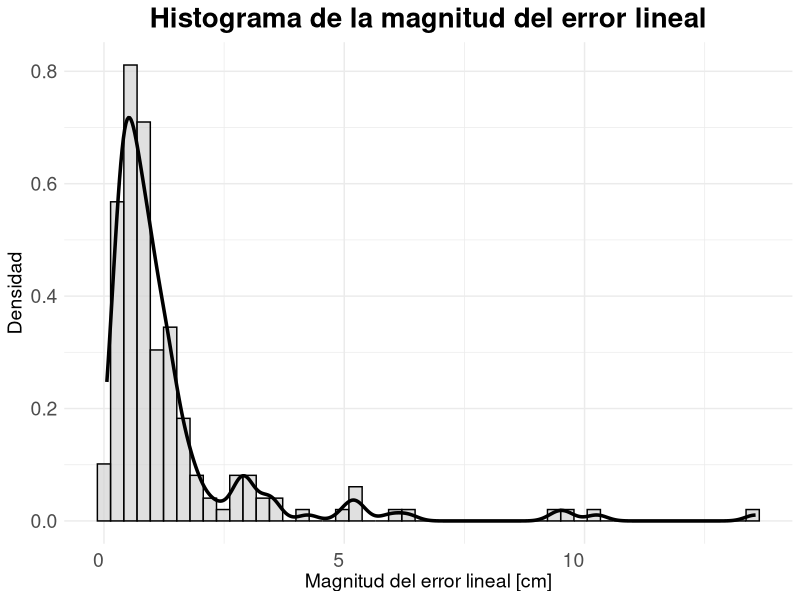
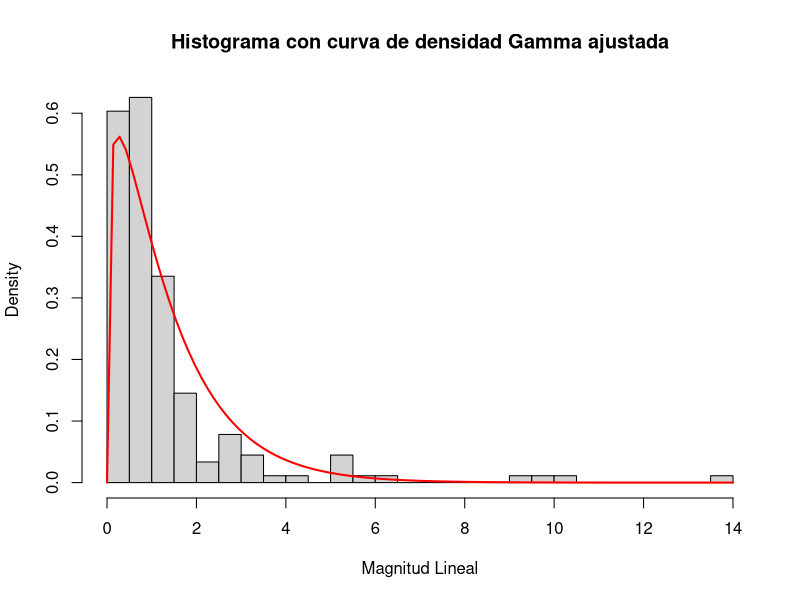
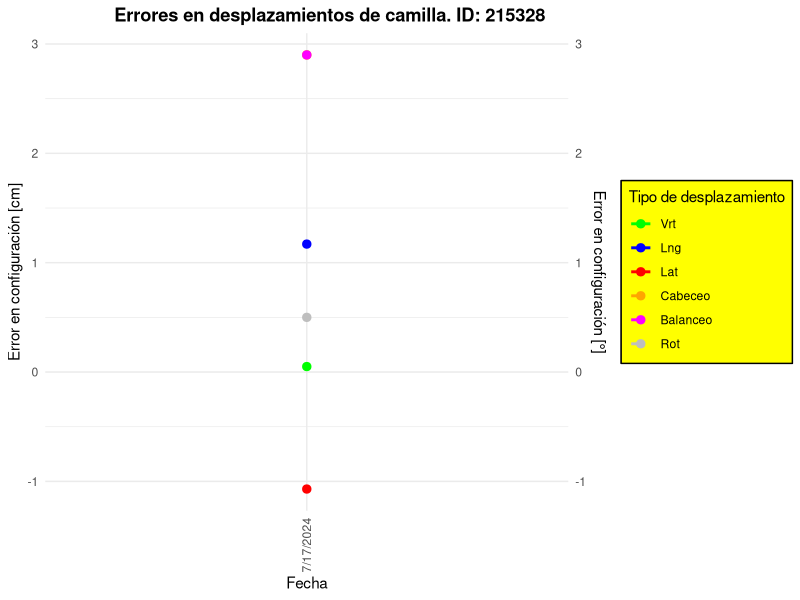
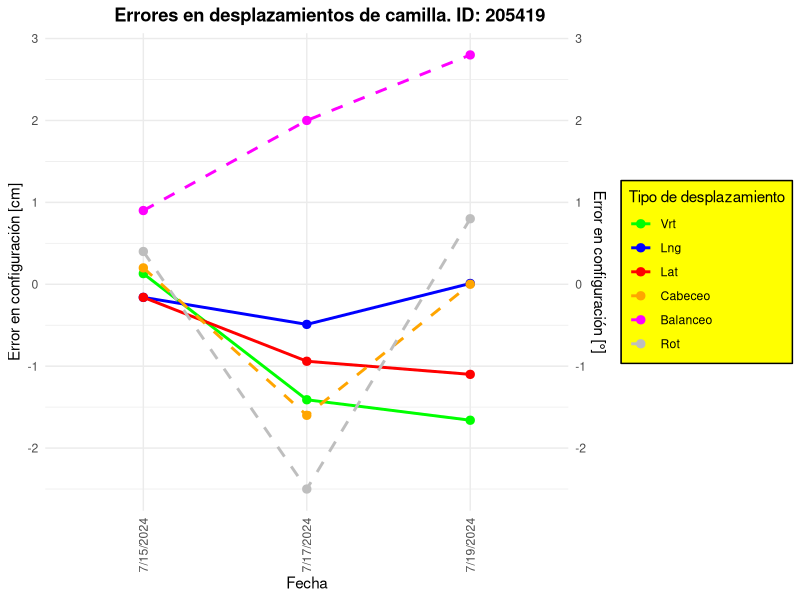
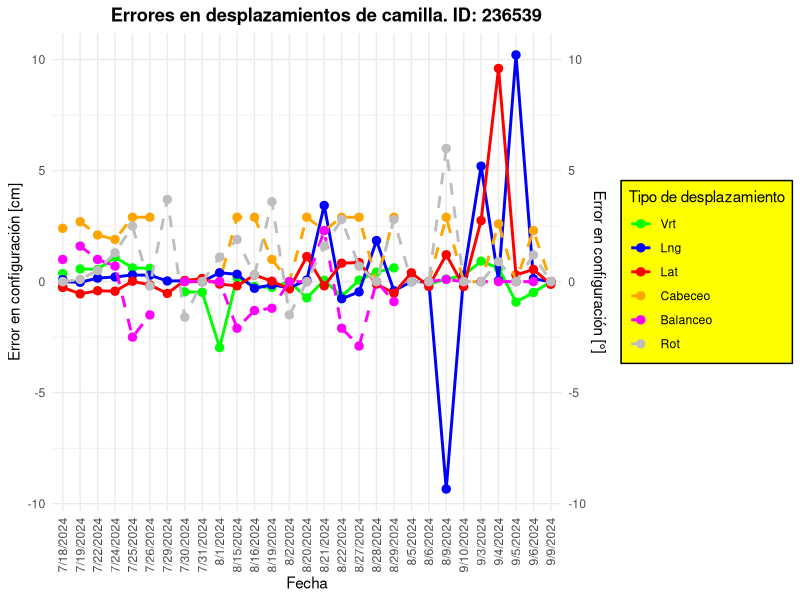
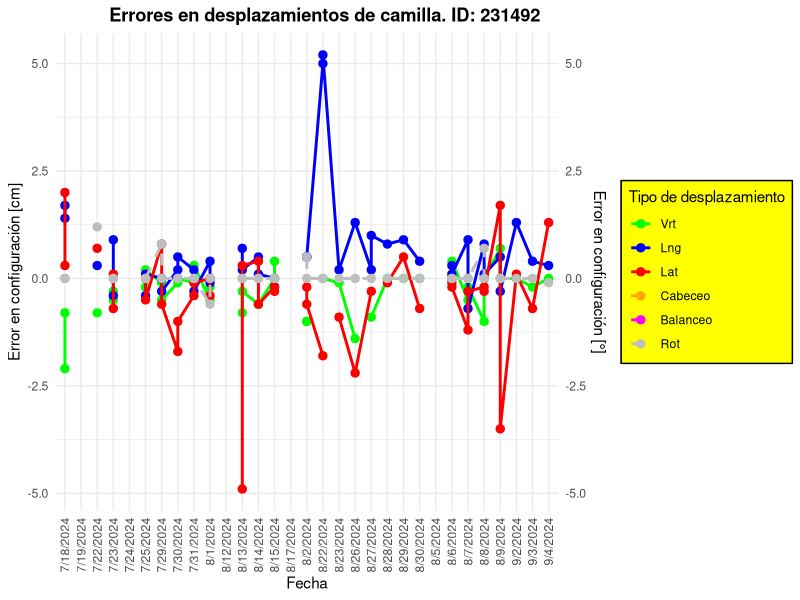
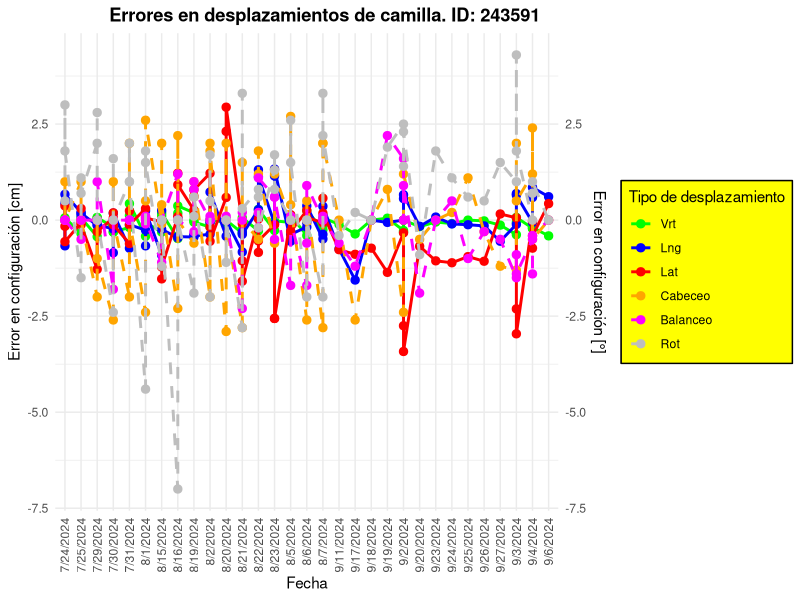
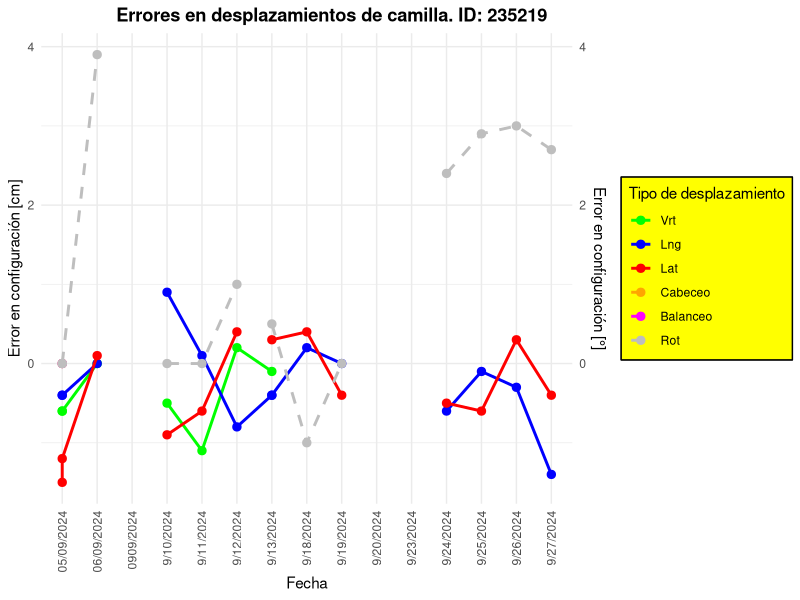

Here is the R script that generated these plots, in order: (Note: this script raises an error after producing the figures.)
####Paquetes####

library(ggplot2)
library(tidyr)
library(dplyr)
library(ggthemes)

####Datos####

setwd("C:\\Users\\c-lop\\Documents\\GitHub\\Radioterapia_SS\\Desplazamiento_camilla")

datos<-read.csv("colchones.csv",header=TRUE)

str(datos)

errores_col <- c("vrt", "lng", "lat", "cabeceo", "balanceo", "rot")

errores_col_num <- c("vrt_num", "lng_num", "lat_num", "cabeceo_num", "balanceo_num", "rot_num")

for (col in errores_col) {
  datos[[paste0(col, "_num")]] <- as.numeric(na_if(datos[[col]], "n.d."))
  datos[[paste0(col, "_num")]] <- as.numeric(na_if(datos[[col]], "n.i."))
}

####Gráficas errores####

ids_pacientes <- unique(datos$id)

# Filtrar datos para un paciente específico y graficar errores

for (id_f in ids_pacientes) {
  datos_paciente <- datos %>% filter(id == id_f)
  
  p_general_paciente <- ggplot(datos_paciente, aes(x = fecha)) +
    
    geom_line(aes(y = vrt_num, color = "Vrt", group = id_f), size = 1, na.rm = TRUE) +
    geom_point(aes(y = vrt_num, color = "Vrt", group = id_f), size = 2.5, na.rm = TRUE) +
    
    geom_line(aes(y = lng_num, color = "Lng", group = id_f), size = 1, na.rm = TRUE) +
    geom_point(aes(y = lng_num, color = "Lng", group = id_f), size = 2.5, na.rm = TRUE) +
    
    geom_line(aes(y = lat_num, color = "Lat", group = id_f), size = 1, na.rm = TRUE) +
    geom_point(aes(y = lat_num, color = "Lat", group = id_f), size = 2.5, na.rm = TRUE) +
    
    geom_line(aes(y = cabeceo_num, color = "Cabeceo", group = id_f), size = 1, linetype = "dashed", na.rm = TRUE) +
    geom_point(aes(y = cabeceo_num, color = "Cabeceo", group = id_f), size = 2.5, na.rm = TRUE) +
    
    geom_line(aes(y = balanceo_num, color = "Balanceo", group = id_f), size = 1, linetype = "dashed", na.rm = TRUE) +
    geom_point(aes(y = balanceo_num, color = "Balanceo", group = id_f), size = 2.5, na.rm = TRUE) +
    
    geom_line(aes(y = rot_num, color = "Rot", group = id_f), size = 1, linetype = "dashed", na.rm = TRUE) +
    geom_point(aes(y = rot_num, color = "Rot", group = id_f), size = 2.5, na.rm = TRUE) +
    
    scale_y_continuous(
      name = "Error en configuración [cm]",
      sec.axis = sec_axis(~., name = "Error en configuración [°]")
    ) +
    
    # Especificar los colores para cada línea
    scale_color_manual(
      values = c("Vrt" = "green", "Lng" = "blue", "Lat" = "red",
                 "Cabeceo" = "orange", "Balanceo" = "magenta", "Rot" = "gray"),
      breaks = c("Vrt", "Lng", "Lat", "Cabeceo", "Balanceo", "Rot")
    ) +
    
    labs(
      title = paste0("Errores en desplazamientos de camilla. ID: ", id_f),
      x = "Fecha",
      color = "Tipo de desplazamiento"
    ) +
    
    # Personalizar el tema
    theme_minimal() +
    theme(
      plot.title = element_text(face = "bold", hjust = 0.75),
      axis.title.y.left = element_text(color = "black"),
      axis.title.y.right = element_text(color = "black"),
      axis.text.x = element_text(angle = 90, vjust = 0.5, hjust = 1), 
      legend.background = element_rect(fill = "yellow", color = "black", size = 0.5), 
      legend.box.background = element_rect(color = "black") 
    )
  
  # Guardar el gráfico en un archivo
  ggsave(filename = paste0("grafico_errores_", id_f, ".svg"), plot = p_general_paciente, width = 10, height = 8)
}

####Boxplot general por desplazamiento####

colores <- c("Vrt" = "green", 
             "Lng" = "blue", 
             "Lat" = "red", 
             "Cabeceo" = "orange", 
             "Balanceo" = "magenta", 
             "Rot" = "gray")

# Cambia el stack para usar factor y establecer los nombres adecuados

datos_long <- stack(datos[, errores_col_num])
datos_long$ind <- factor(datos_long$ind, 
                         levels = c("rot_num", "balanceo_num", "cabeceo_num", "lat_num", "lng_num", "vrt_num"),
                         labels = c("Rot", "Balanceo", "Cabeceo", "Lat", "Lng", "Vrt"))

p_box_tipo_des <- ggplot(datos_long, aes(x = ind, y = values, fill = ind)) +
  geom_boxplot(width = 0.8, outlier.size = 3) +
  scale_fill_manual(values = colores) +
  labs(
    #title = "Errores por tipo de desplazamiento",
       x = "Desplazamientos",
       y = "Errores [cm/°]") +
  guides(fill = "none") +
  theme_minimal() +
  theme(
    #plot.title = element_text(face = "bold", hjust = 0.5, size = 14),
    axis.title = element_text(size = 18),
    axis.text = element_text(size = 16) 
  ) +
  coord_flip()

# Guardar el gráfico en un archivo
ggsave(filename = paste0("boxplot_general.svg"), plot = p_box_tipo_des, width = 12, height = 10)


####Gráficas de pasteles por tipo de dato####

# Inicializar un data frame vacío para almacenar los resultados
conteo_totales <- data.frame()

# Recuento de valores por cada desplazamiento
for (col in errores_col) {
  conteo <- datos %>%
    summarise(
      tipo = col,
      error = sum(!is.na(as.numeric(na_if(datos[[col]], "n.d."))) & !is.na(as.numeric(na_if(datos[[col]], "n.i."))), na.rm = TRUE),
      n.d. = sum(datos[[col]] == "n.d.", na.rm = TRUE),
      n.i. = sum(datos[[col]] == "n.i.", na.rm = TRUE)
    )
  
  # Agregar conteo al data frame total
  conteo_totales <- rbind(conteo_totales, conteo)
}

# Ordenar y renombrar los tipos de desplazamiento
conteo_totales$tipo <- factor(conteo_totales$tipo, 
                              levels = errores_col,  # Asegura el orden
                              labels = c("Vrt", "Lng", "Lat", "Cabeceo", "Balanceo", "Rot"))  # Renombra

# Convertir el data frame en formato largo para graficar
conteo_largo <- conteo_totales %>%
  pivot_longer(cols = c(error, n.d., n.i.), names_to = "tipo_valor", values_to = "conteo")

# Calcular los porcentajes para cada tipo
conteo_largo <- conteo_largo %>%
  group_by(tipo) %>%
  mutate(percentage = conteo / sum(conteo) * 100)

# Gráfico de pastel por cada tipo de desplazamiento con porcentaje y conteo
p_pasteles_valor_tipo <- ggplot(conteo_largo, aes(x = "", y = conteo, fill = tipo_valor)) +
  geom_bar(stat = "identity", width = 1) +
  facet_wrap(~ tipo) +  # Un pastel por cada desplazamiento
  coord_polar(theta = "y") +
  scale_fill_manual(values = c("error" = "green", "n.d." = "yellow", "n.i." = "red")) +
  labs(
    #title = "Distribución de datos por tipo de desplazamiento",
    fill = "Tipo de valor"
  ) +
  geom_text(aes(label = paste0(round(percentage, 1), "%\n", conteo)), 
            position = position_stack(vjust = 0.5), size = 4) +  # Mostrar porcentaje y conteo
  theme_void() +  # Elimina los ejes para el gráfico de pastel
  theme(
    #plot.title = element_text(hjust = 0.75, size = 16, face = "bold"),
    strip.text = element_text(face = "bold", size = 12),
    legend.text = element_text(size = 12)
  )

# Guardar el gráfico en un archivo
ggsave(filename = paste0("pasteles_tipo_general.svg"), plot = p_pasteles_valor_tipo, width = 10, height = 8)

####Gráfico pasteles general tipo de valor####

# Calcular los totales generales de error, n.d. y n.i.
conteo_general <- conteo_largo %>%
  group_by(tipo_valor) %>%
  summarise(conteo_total = sum(conteo))

# Calcular el porcentaje total para cada valor
conteo_general <- conteo_general %>%
  mutate(percentage = conteo_total / sum(conteo_total) * 100)

p_pastel_tipo_valor_general <- ggplot(conteo_general, aes(x = "", y = conteo_total, fill = tipo_valor)) +
  geom_bar(stat = "identity", width = 1) +
  coord_polar(theta = "y") +
  scale_fill_manual(values = c("error" = "green", "n.d." = "yellow", "n.i." = "red")) +
  labs(
    title = "Distribución general de datos",
    fill = "Tipo de valor"
  ) +
  geom_text(aes(label = paste0(round(percentage, 1), "%\n", conteo_total)), 
            position = position_stack(vjust = 0.5), size = 8) +
  theme_void() +
  theme(
    plot.title = element_text(hjust = 0.5, size = 16, face = "bold"),
    legend.text = element_text(size = 14),
    legend.title = element_text(size = 16)
  )

# Guardar el gráfico en un archivo
ggsave(filename = paste0("pastel_general.svg"), plot = p_pastel_tipo_valor_general, width = 10, height = 8)

####Gráfico pasteles general tipo de imagen####

# Agrupar los objetos "MV_nolig", "MV_nolig_AP" y "MV_nolig_LAT" en una nueva categoría "MV_nolig_grupo"
datos$tipo_objeto <- ifelse(datos$tipo_objeto %in% c("MV_nolig", "MV_nolig_AP", "MV_nolig_LAT"), 
                            "MV_nolig_grupo", datos$tipo_objeto)

# Contar las frecuencias de cada tipo de objeto
df_conteo_objeto <- as.data.frame(table(datos$tipo_objeto))

# Calcular el porcentaje
df_conteo_objeto$porcentaje <- round(df_conteo_objeto$Freq / sum(df_conteo_objeto$Freq) * 100, 1)

# Crear las etiquetas con cantidad y porcentaje
df_conteo_objeto$etiqueta <- paste0(df_conteo_objeto$Var1, "\n", df_conteo_objeto$Freq, " (", df_conteo_objeto$porcentaje, "%)")

# Crear el gráfico de pastel con las etiquetas fuera del gráfico
p_pasteles_objeto <- ggplot(df_conteo_objeto, aes(x = "", y = Freq, fill = Var1)) +
  geom_bar(width = 1, stat = "identity") +
  coord_polar("y", start = 0) +
  geom_text(aes(label = etiqueta), position = position_stack(vjust = 0.5), size = 6) +  # Ajusta vjust para que las etiquetas estén fuera
  labs(#title = "Distribución general de tipo de objeto", 
       fill = "Tipo de objeto") +
  theme_void() +
  theme(
    #plot.title = element_text(hjust = 0.5, size = 16, face = "bold"),
    legend.text = element_text(size = 14),
    #legend.title = element_text(size = 16)
  )

# Guardar el gráfico en un archivo
ggsave(filename = paste0("pastel_objeto.svg"), plot = p_pasteles_objeto, width = 10, height = 8)

####Magnitud lineal####

datos_filtrados <- datos %>%
  filter(!(is.na(vrt_num) & is.na(lng_num) & is.na(lat_num))) %>%
  mutate(magnitud_lineal = sqrt(ifelse(is.na(vrt_num), 0, vrt_num^2) +
                                  ifelse(is.na(lng_num), 0, lng_num^2) +
                                  ifelse(is.na(lat_num), 0, lat_num^2)))

for (id_f in ids_pacientes) {
  datos_paciente <- datos_filtrados %>% filter(id == id_f)
  
    p_magnitud_l <- ggplot(datos_paciente, aes(x = fecha)) +
      
      geom_line(aes(y = magnitud_lineal, color = "ml", group = id_f), size = 2, na.rm = TRUE) +
      geom_point(aes(y = magnitud_lineal, color = "ml", group = id_f), size = 4, na.rm = TRUE) +
      
      scale_y_continuous(
        name = "Magnitud del error lineal [cm]",
      ) +
      
      # Especificar los colores para cada línea
      scale_color_manual(
        values = c("ml" = "black")
      ) +
      
      labs(
        title = paste0("Magnitud del error lineal. ID: ", id_f),
        x = "Fecha"
      ) +
      
      # Personalizar el tema
      theme_minimal() +
      theme(
        plot.title = element_text(face = "bold", hjust = 0.5),
        axis.title.x = element_text(size = 14), # Tamaño del título del eje X
        axis.title.y = element_text(size = 14, color = "black"), # Tamaño del título del eje Y
        axis.text.x = element_text(angle = 90, vjust = 0.5, hjust = 1, size = 12), # Tamaño de texto en eje X
        axis.text.y = element_text(size = 12), # Tamaño de texto en eje Y
        legend.position = "none",
        legend.text = element_text(size = 16),
        legend.title = element_text(size = 18)
      )
    
    # Guardar el gráfico en un archivo
    ggsave(filename = paste0("grafico_magnitud_lineal_", id_f, ".svg"), plot = p_magnitud_l, width = 10, height = 8)
}

# Histograma para la magnitud lineal con curva de normalidad
p_hist_lineal <- ggplot(datos_filtrados, aes(x = magnitud_lineal)) +
  geom_histogram(aes(y = ..density..), bins = 50, fill = "lightgray", color = "black", alpha = 0.7) +
  geom_density(lwd = 1.2) +
  labs(title = "Histograma de la magnitud del error lineal",
       x = "Magnitud del error lineal [cm]",
       y = "Densidad") +
  theme_minimal() +
  theme(
    plot.title = element_text(face = "bold", hjust = 0.5,size = 20),
    axis.title.x = element_text(size = 14), # Tamaño del título del eje X
    axis.title.y = element_text(size = 14, color = "black"), # Tamaño del título del eje Y
    axis.text.x = element_text(vjust = 0.5, hjust = 1, size = 14), # Tamaño de texto en eje X
    axis.text.y = element_text(size = 14), # Tamaño de texto en eje Y
    legend.position = "none",
    legend.text = element_text(size = 16),
    legend.title = element_text(size = 18)
  )

mean(datos_filtrados$magnitud_lineal)
sd(datos_filtrados$magnitud_lineal)

# Guardar
print(p_hist_lineal)
ggsave(filename = paste0("histo_magnitud_lineal.svg"), plot = p_hist_lineal, width = 10, height = 8)

####Magnitud angular####

datos_filtrados <- datos %>%
  filter(!(is.na(cabeceo_num) & is.na(balanceo_num) & is.na(rot_num))) %>%
  mutate(magnitud_angular = sqrt(ifelse(is.na(cabeceo_num), 0, cabeceo_num^2) +
                                   ifelse(is.na(balanceo_num), 0, balanceo_num^2) +
                                   ifelse(is.na(rot_num), 0, rot_num^2)))

for (id_f in ids_pacientes) {
  datos_paciente <- datos_filtrados %>% filter(id == id_f)
  
  # Verificar si hay datos después de filtrar NAs
    p_magnitud_a <- ggplot(datos_paciente, aes(x = fecha)) +
      
      geom_line(aes(y = magnitud_angular, color = "ma", group = id_f), size = 2, na.rm = TRUE) +
      geom_point(aes(y = magnitud_angular, color = "ma", group = id_f), size = 4, na.rm = TRUE) +
      
      scale_y_continuous(
        name = "Magnitud del error angular [°]",
      ) +
      
      # Especificar los colores para cada línea
      scale_color_manual(
        values = c("ma" = "blue")
      ) +
      
      labs(
        title = paste0("Magnitud del error angular. ID: ", id_f),
        x = "Fecha"
      ) +
      
      # Personalizar el tema
      theme_minimal() +
      theme(
        plot.title = element_text(face = "bold", hjust = 0.5),
        axis.title.x = element_text(size = 14), # Tamaño del título del eje X
        axis.title.y = element_text(size = 14, color = "black"), # Tamaño del título del eje Y
        axis.text.x = element_text(angle = 90, vjust = 0.5, hjust = 1, size = 14), # Tamaño de texto en eje X
        axis.text.y = element_text(size = 14), # Tamaño de texto en eje Y
        legend.position = "none",
        legend.text = element_text(size = 16),
        legend.title = element_text(size = 18)
      )
    
    # Guardar el gráfico en un archivo
    ggsave(filename = paste0("grafico_magnitud_angular_", id_f, ".svg"), plot = p_magnitud_a, width = 10, height = 8)
}

# Histograma para la magnitud angular con curva de normalidad
p_hist_lineal <- ggplot(datos_filtrados, aes(x = magnitud_angular)) +
  geom_histogram(aes(y = ..density..), bins = 50, fill = "blue", color = "black", alpha = 0.7) +
  geom_density(lwd = 1.2) +
  labs(title = "Histograma de la magnitud del error angular",
       x = "Magnitud del error angular [°]",
       y = "Densidad") +
  theme_minimal() +
  theme(
    plot.title = element_text(face = "bold", hjust = 0.5,size = 20),
    axis.title.x = element_text(size = 14), # Tamaño del título del eje X
    axis.title.y = element_text(size = 14, color = "black"), # Tamaño del título del eje Y
    axis.text.x = element_text(vjust = 0.5, hjust = 1, size = 14), # Tamaño de texto en eje X
    axis.text.y = element_text(size = 14), # Tamaño de texto en eje Y
    legend.position = "none",
    legend.text = element_text(size = 16),
    legend.title = element_text(size = 18)
  )

mean(datos_filtrados$magnitud_angular)
sd(datos_filtrados$magnitud_angular)

# Guardar
ggsave(filename = paste0("histo_magnitud_angular.svg"), plot = p_hist_lineal, width = 10, height = 8)

####Summary####

summary(datos$vrt_num)
sd(datos$vrt_num, na.rm = TRUE)

summary(datos$lng_num)
sd(datos$lng_num, na.rm = TRUE)

summary(datos$cabeceo_num)
sd(datos$cabeceo_num, na.rm = TRUE)

summary(datos$lat_num)
sd(datos$lat_num, na.rm = TRUE)

summary(datos$balanceo_num)
sd(datos$balanceo_num, na.rm = TRUE)

summary(datos$rot_num)
sd(datos$rot_num, na.rm = TRUE)

####Pruebas de normalidad para magnitudes####

datos_filtrados_lineal <- datos %>%
  filter(!(is.na(vrt_num) & is.na(lng_num) & is.na(lat_num))) %>%
  mutate(magnitud_lineal = sqrt(ifelse(is.na(vrt_num), 0, vrt_num^2) +
                                  ifelse(is.na(lng_num), 0, lng_num^2) +
                                  ifelse(is.na(lat_num), 0, lat_num^2)))

datos_filtrados_angular <- datos %>%
  filter(!(is.na(cabeceo_num) & is.na(balanceo_num) & is.na(rot_num))) %>%
  mutate(magnitud_angular = sqrt(ifelse(is.na(cabeceo_num), 0, cabeceo_num^2) +
                                   ifelse(is.na(balanceo_num), 0, balanceo_num^2) +
                                   ifelse(is.na(rot_num), 0, rot_num^2)))

# Prueba de normalidad para magnitud lineal
shapiro_lineal <- shapiro.test(datos_filtrados_lineal$magnitud_lineal)
print(shapiro_lineal)

# Prueba de normalidad para magnitud angular
shapiro_angular <- shapiro.test(datos_filtrados_angular$magnitud_angular)
print(shapiro_angular)


# Instalar y cargar el paquete 'MASS' si no lo tienes instalado
if(!require(MASS)) install.packages("MASS")
library(MASS)

# Ajustar una distribución gamma a la variable 'magnitud_lineal' en tu conjunto de datos
ajuste_gamma <- fitdistr(datos_filtrados_lineal$magnitud_lineal, "gamma")
print(ajuste_gamma)

# Obtener los parámetros ajustados
shape <- ajuste_gamma$estimate["shape"]
rate <- ajuste_gamma$estimate["rate"]

# Realizar la prueba de Kolmogorov-Smirnov para ver si los datos se ajustan a una distribución gamma
ks.test(datos_filtrados_lineal$magnitud_lineal, "pgamma", shape = shape, rate = rate)

# Graficar histograma
hist(datos_filtrados_lineal$magnitud_lineal, breaks = 30, probability = TRUE, 
     main = "Histograma con curva de densidad Gamma ajustada", 
     xlab = "Magnitud Lineal")

# Añadir la curva de densidad gamma
curve(dgamma(x, shape = shape, rate = rate), col = "red", lwd = 2, add = TRUE)

#Chi
ajuste_chi <- fitdistr(datos_filtrados_lineal$magnitud_lineal, "chi-squared", start = list(df = 2))
print(ajuste_chi)

# Obtener el parámetro de grados de libertad (df) ajustado
df <- ajuste_chi$estimate["df"]

# Realizar la prueba de Kolmogorov-Smirnov para la distribución Chi-cuadrado
ks.test(datos_filtrados_lineal$magnitud_lineal, "pchisq", df = df)

# Graficar el histograma
hist(datos$magnitud_lineal, breaks = 30, probability = TRUE, 
     main = "Histograma con curva de densidad Chi-cuadrado ajustada", 
     xlab = "Magnitud Lineal")

# Añadir la curva de densidad Chi-cuadrado ajustada
curve(dchisq(x, df = df), col = "blue", lwd = 2, add = TRUE)

####Uso de V####

# Filtrar por ID único y contar el uso de barras de indexación
datos_unicos <- datos %>%
  distinct(id, .keep_all = TRUE) %>%  # Mantener solo registros únicos por ID
  group_by(uso_v) %>%                 # Agrupar por uso de barras
  summarise(conteo = n()) %>%         # Contar los pacientes
  ungroup() %>%
  mutate(porcentaje = conteo / sum(conteo) * 100,  # Calcular porcentaje
         etiqueta = paste0("N: ", conteo, "\n", round(porcentaje, 1), "%"))  # Crear etiqueta

# Crear la gráfica de pastel
p_uso_v <- ggplot(datos_unicos, aes(x = "", y = conteo, fill = factor(uso_v, labels = c("No utiliza", "Utiliza")))) +
  geom_bar(stat = "identity", width = 1) + 
  coord_polar("y") +
  geom_text(aes(label = etiqueta), position = position_stack(vjust = 0.5), size = 8, color = "black") +  # Etiquetas con conteo y porcentaje
  labs(#title = "Proporción de pacientes que utilizan barras de indexación", 
    fill = "Uso de barras de indexación V") +
  theme_void() +                        # Eliminar fondo y ejes
  scale_fill_manual(values = c("red", "green")) +  # Colores
  theme(
    #plot.title = element_text(hjust = 0.5, size = 16, face = "bold"),
    legend.text = element_text(size = 14),
    legend.title = element_text(size = 16)
  )

# Guardar el gráfico en un archivo
ggsave(filename = paste0("pastel_uso_v.svg"), plot = p_uso_v, width = 10, height = 8)

#Histogramas

# Histogramas de magnitud lineal
ggplot(datos_filtrados_lineal, aes(x = magnitud_lineal, fill = factor(uso_v, labels = c("No utiliza", "Utiliza")))) +
  geom_histogram(aes(y = ..density..), binwidth = 1, position = "identity", alpha = 0.5, color = "black") +
  geom_density(alpha = 0.2, adjust = 1.5) +  # Añadir curva de densidad
  labs(title = "Histograma de Magnitud Lineal", x = "Magnitud Lineal", y = "Densidad", fill = "Uso de Barras de Indexación") +
  theme_minimal()

# Histogramas de magnitud angular
ggplot(datos_filtrados_angular, aes(x = magnitud_angular, fill = factor(uso_v, labels = c("No utiliza", "Utiliza")))) +
  geom_histogram(aes(y = ..density..), binwidth = 1, position = "identity", alpha = 0.5, color = "black") +
  geom_density(alpha = 0.2, adjust = 1.5) +  # Añadir curva de densidad
  labs(title = "Histograma de Magnitud Angular", x = "Magnitud Angular", y = "Densidad", fill = "Uso de Barras de Indexación") +
  theme_minimal()

#Boxplots

# Boxplot de magnitud lineal
p_box_v_lineal <- ggplot(datos_filtrados_lineal, aes(x = factor(uso_v, labels = c("No utiliza", "Utiliza")), y = magnitud_lineal, fill = factor(uso_v, labels = c("No utiliza", "Utiliza")))) +
  geom_boxplot(alpha = 0.7) +
  labs(title = "Boxplot de la magnitud del error lineal respecto al uso de V", x = "Uso de barras de indexación V", y = "Magnitud del error lineal [cm]", fill = "Uso de barras de indexación V") +
  theme_minimal() +
  scale_fill_manual(values = c("red", "green")) +
  theme(
    plot.title = element_text(face = "bold", hjust = 0.5, size = 18),
    axis.title.x = element_text(size = 14), # Tamaño del título del eje X
    axis.title.y = element_text(size = 14, color = "black"), # Tamaño del título del eje Y
    axis.text.x = element_text(vjust = 0.5, hjust = 1, size = 12), # Tamaño de texto en eje X
    axis.text.y = element_text(size = 12), # Tamaño de texto en eje Y
    legend.position = "none",
    legend.text = element_text(size = 16),
    legend.title = element_text(size = 18)
  )

# Guardar el gráfico en un archivo
ggsave(filename = paste0("pastel_box_v_lineal.svg"), plot = p_box_v_lineal, width = 10, height = 8)

# Calcular el promedio y desviación estándar para magnitud lineal
resumen_magnitud <- datos_filtrados_lineal %>%
  group_by(uso_v) %>%
  summarise(
    promedio_lineal = mean(magnitud_lineal, na.rm = TRUE),
    sd_lineal = sd(magnitud_lineal, na.rm = TRUE),
  ) %>%
  mutate(uso_v = factor(uso_v, labels = c("No utiliza", "Utiliza")))  # Etiquetar las categorías

# Mostrar el resumen de estadísticas
print(resumen_magnitud)

# Boxplot de magnitud angular
p_box_v_angular <- ggplot(datos_filtrados_angular, aes(x = factor(uso_v, labels = c("No utiliza", "Utiliza")), y = magnitud_angular, fill = factor(uso_v, labels = c("No utiliza", "Utiliza")))) +
  geom_boxplot(alpha = 0.7) +
  labs(title = "Boxplot de la magnitud del error angular respecto al uso de V", x = "Uso de barras de indexación V", y = "Magnitud del error angular [°]", fill = "Uso de barras de indexación V") +
  theme_minimal() +
  scale_fill_manual(values = c("red", "green")) +
theme(
  plot.title = element_text(face = "bold", hjust = 0.5, size = 18),
  axis.title.x = element_text(size = 14), # Tamaño del título del eje X
  axis.title.y = element_text(size = 14, color = "black"), # Tamaño del título del eje Y
  axis.text.x = element_text(vjust = 0.5, hjust = 1, size = 12), # Tamaño de texto en eje X
  axis.text.y = element_text(size = 12), # Tamaño de texto en eje Y
  legend.position = "none",
  legend.text = element_text(size = 16),
  legend.title = element_text(size = 18)
)

# Guardar el gráfico en un archivo
ggsave(filename = paste0("pastel_box_v_angular.svg"), plot = p_box_v_angular, width = 10, height = 8)

# Calcular el promedio y desviación estándar para magnitud angular
resumen_magnitud <- datos_filtrados_angular %>%
  group_by(uso_v) %>%
  summarise(
    promedio_angular = mean(magnitud_angular, na.rm = TRUE),
    sd_angular = sd(magnitud_angular, na.rm = TRUE),
  ) %>%
  mutate(uso_v = factor(uso_v, labels = c("No utiliza", "Utiliza")))  # Etiquetar las categorías

# Mostrar el resumen de estadísticas
print(resumen_magnitud)

#Prueba t student

# Filtrar datos para los dos grupos
grupo_utiliza <- datos %>% filter(uso_v == 1)  # Pacientes que utilizan barras
grupo_no_utiliza <- datos %>% filter(uso_v == 0)  # Pacientes que no utilizan barras

# Prueba t para magnitud lineal
t_test_lineal <- t.test(magnitud_lineal ~ uso_v, data = datos_filtrados_lineal, var.equal = FALSE)
print(t_test_lineal)

# Prueba t para magnitud angular
t_test_angular <- t.test(magnitud_angular ~ uso_v, data = datos_filtrados_angular, var.equal = FALSE)
print(t_test_angular)

####SBRT####

# Filtrar por ID único y contar por tipo de plan
datos_unicos <- datos %>%
  distinct(id, .keep_all = TRUE) %>%
  group_by(tipo) %>%                 # Agrupar por tipo de plan
  summarise(conteo = n()) %>%
  ungroup() %>%
  mutate(porcentaje = conteo / sum(conteo) * 100,
         etiqueta = paste0("N: ", conteo, "\n", round(porcentaje, 1), "%"))  # Crear etiqueta

# Crear la gráfica de pastel
p_tipo_plan <- ggplot(datos_unicos, aes(x = "", y = conteo, fill = factor(tipo))) +
  geom_bar(stat = "identity", width = 1) + 
  coord_polar("y") +
  geom_text(aes(label = etiqueta), position = position_stack(vjust = 0.5), size = 8, color = "black") +
  labs(fill = "Tipo de Plan") +
  theme_void() +                       
  scale_fill_manual(values = c("red", "green")) +  # Colores para SBRT y no SBRT
  theme(
    legend.text = element_text(size = 14),
    legend.title = element_text(size = 16)
  )

#Guardar el gráfico en un archivo
ggsave(filename = paste0("pastel_tipo_plan.svg"), plot = p_tipo_plan, width = 10, height = 8)


# Boxplot de magnitud lineal
p_box_sbrt_lineal <- ggplot(datos_filtrados_lineal, aes(x = factor(tipo), y = magnitud_lineal, fill = factor(tipo))) +
  geom_boxplot(alpha = 0.7) +
  labs(title = "Boxplot de la magnitud del error lineal", x = "Tipo de tratamiento", y = "Magnitud del error lineal [cm]", fill = "Tipo de tratamiento") +
  theme_minimal() +
  scale_fill_manual(values = c("red", "green")) +
  theme(
    plot.title = element_text(face = "bold", hjust = 0.5, size = 18),
    axis.title.x = element_text(size = 14),
    axis.title.y = element_text(size = 14, color = "black"),
    axis.text.x = element_text(vjust = 0.5, hjust = 1, size = 12),
    axis.text.y = element_text(size = 12),
    legend.position = "none",
    legend.text = element_text(size = 16),
    legend.title = element_text(size = 18)
  )

# Guardar el gráfico en un archivo
ggsave(filename = paste0("pastel_box_sbrt_lineal_tipo.svg"), plot = p_box_sbrt_lineal, width = 10, height = 8)

# Boxplot de magnitud angular
p_box_sbrt_angular <- ggplot(datos_filtrados_angular, aes(x = factor(tipo), y = magnitud_angular, fill = factor(tipo))) +
  geom_boxplot(alpha = 0.7) +
  labs(title = "Boxplot de la magnitud del error angular", x = "Tipo de tratamiento", y = "Magnitud del error angular [°]", fill = "Tipo de tratamiento") +
  theme_minimal() +
  scale_fill_manual(values = c("red", "green")) +
  theme(
    plot.title = element_text(face = "bold", hjust = 0.5, size = 18),
    axis.title.x = element_text(size = 14),
    axis.title.y = element_text(size = 14, color = "black"),
    axis.text.x = element_text(vjust = 0.5, hjust = 1, size = 12),
    axis.text.y = element_text(size = 12),
    legend.position = "none",
    legend.text = element_text(size = 16),
    legend.title = element_text(size = 18)
  )

# Guardar el gráfico en un archivo
ggsave(filename = paste0("pastel_box_v_angular_tipo.svg"), plot = p_box_sbrt_angular, width = 10, height = 8)


# Calcular el promedio y desviación estándar para magnitud lineal
resumen_magnitud_lineal <- datos_filtrados_lineal %>%
  group_by(tipo) %>%
  summarise(
    promedio_lineal = mean(magnitud_lineal, na.rm = TRUE),
    sd_lineal = sd(magnitud_lineal, na.rm = TRUE)
  )

# Mostrar el resumen de estadísticas para magnitud lineal
print(resumen_magnitud_lineal)

# Calcular el promedio y desviación estándar para magnitud angular
resumen_magnitud_angular <- datos_filtrados_angular %>%
  group_by(tipo) %>%
  summarise(
    promedio_angular = mean(magnitud_angular, na.rm = TRUE),
    sd_angular = sd(magnitud_angular, na.rm = TRUE)
  )

# Mostrar el resumen de estadísticas para magnitud angular
print(resumen_magnitud_angular)


# Filtrar datos para los dos grupos
grupo_sbrt <- datos %>% filter(tipo == "SBRT")  # Pacientes en el plan SBRT
grupo_no_sbrt <- datos %>% filter(tipo != "SBRT")  # Pacientes en otros planes

# Prueba t para magnitud lineal
t_test_lineal <- t.test(magnitud_lineal ~ tipo, data = datos_filtrados_lineal, subset = tipo %in% c("SBRT", "No SBRT"), var.equal = FALSE)
print(t_test_lineal)

# Prueba t para magnitud angular
t_test_angular <- t.test(magnitud_angular ~ tipo, data = datos_filtrados_angular, subset = tipo %in% c("SBRT", "No SBRT"), var.equal = FALSE)
print(t_test_angular)
